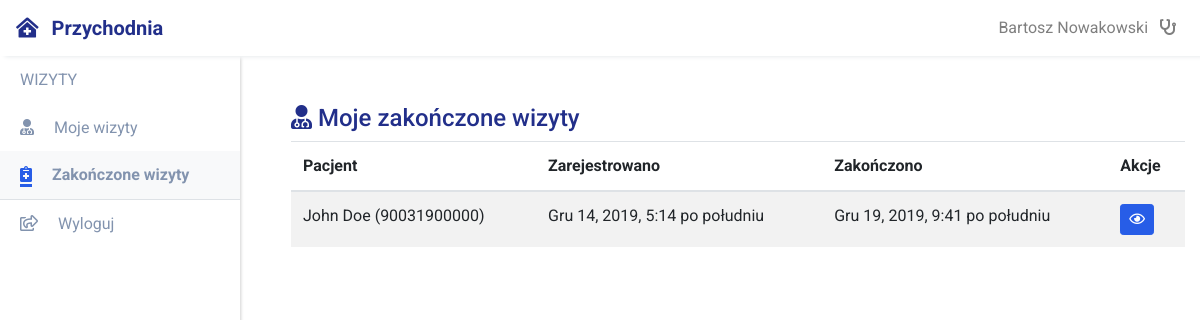
Page /przychodnia/lekarz/moje-zakonczone-wizyty (signed in) on the earlier database version.
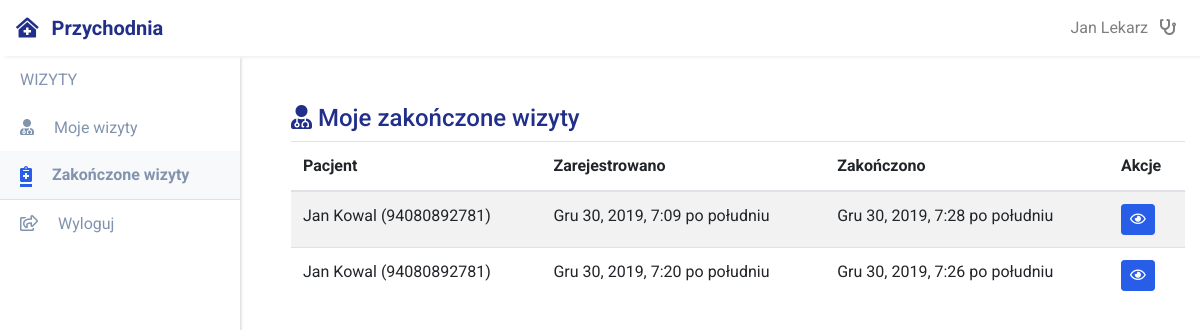
Same page on the later database version.
### przychodnia_app/models.py (models this page shows)
class Lekarz(CommonProfileModel):
    user = models.OneToOneField(User, on_delete=models.PROTECT)
    role = models.CharField(max_length=16, default="LEKARZ", editable=False)
    npwz = models.CharField("NPWZ", max_length=7, unique=True)
    class Meta:
        verbose_name_plural = "Lekarze"

### przychodnia_wizyta/models.py (models this page shows)
class Wizyta(models.Model):
    STATUS = (
        ("REJ", "Zarejestrowana"),
        ("ZAK", "Zakończona"),
        ("ANUL", "Anulowana")
    )
    opis = models.TextField(null=True, blank=True)
    diagnoza = models.TextField(null=True, blank=True)
    status = models.CharField(null=False, choices=STATUS, max_length=4, default="REJ")
    dt_rej = models.DateTimeField(auto_now_add=True)
    dt_zak_anul = models.DateTimeField(null=True, blank=True)
    pacjent = models.ForeignKey(Pacjent, on_delete=models.PROTECT)
    rejestratorka = models.ForeignKey(Rejestratorka, on_delete=models.PROTECT)
    lekarz = models.ForeignKey(Lekarz, on_delete=models.PROTECT)
    wizyty = WizytaManager()
    @property
    def is_old(self): # czy wizyta jest 'stara'
        ret = self.status=='REJ'
        ret = ret and (self.dt_rej <= timezone.now() - timedelta(hours=12))
        return ret
    class Meta:
        ordering = ["dt_rej"]
        verbose_name_plural = "Wizyty"

### przychodnia_pacjent/models.py (models this page shows)
class Pacjent(CommonProfileModel):
    adres = models.ForeignKey(Adres, on_delete=models.PROTECT)
    pesel = models.CharField("PESEL", max_length=11, unique=True)
    def __str__(self):
        return "%s %s (%s)" % (self.imie, self.nazwisko, self.pesel)
    class Meta:
        verbose_name_plural = "Pacjenci"

### przychodnia_app/views/views_lekarz.py (the view)
@method_decorator(login_required(login_url='/login'), name='dispatch')
@method_decorator(uprawniania_lekarz_wymagane, name='dispatch')
class LekarzZakonczoneWizyty(View):
    template_name = "przychodnia_app/lekarz/moje-zakonczone-wizyty.html"
    def get(self, request):
        ja = lekarz_by_request(request)
        zakonczone_wizyty = Wizyta.wizyty.filter_by_lekarz(ja, typ="ZAK")
        return render(request, self.template_name, {
            "zakonczone_wizyty": zakonczone_wizyty
        })

### common/context_processors.py (called while the page is built)
def common_context(request):
    profile = None
    if request.user.is_authenticated:
        if not profile and request.user.role and request.user.role == "REJ":
            profile = Rejestratorka.objects.get(user=request.user)
        if not profile and request.user.role and request.user.role == "LEK":
            profile = Lekarz.objects.get(user=request.user)
    context = {
        "time_now": timezone.now(),
        "pacjenci_count": Pacjent.objects.count(),
        "nowe_wizyty_count": Wizyta.wizyty.get_new().count(),
        "stare_wizyty_count": Wizyta.wizyty.get_old().count(),
        "profile": profile,
    }
    return context

### common/models.py (called while the page is built)
    def __str__(self):
        return "%s %s" % (self.imie, self.nazwisko)

### przychodnia_app/views/views_lekarz.py (called while the page is built)
def lekarz_by_request(request):
    return Lekarz.objects.get(user=request.user)

### przychodnia_wizyta/models.py (called while the page is built)
    def get_old(self):
        return self.filter(
            Q(status='REJ') & Q(dt_rej__lte=timezone.now() - timedelta(hours=12)))

    def get_new(self):
        return self.filter(
            Q(status='REJ') & Q(dt_rej__gte=timezone.now() - timedelta(hours=12)))

    def filter_by_lekarz(self, user, typ):
        return self.filter(
            Q(status=typ) & Q(lekarz=user))

### przychodnia_app/templates/przychodnia_app/lekarz/moje-zakonczone-wizyty.html (shortened to what this page needs)
{% extends 'przychodnia_app/extend/base_przychodnia.html' %}
{% block content %}
<h4><i class="fas fa-user-md"></i>&nbsp;Moje zakończone wizyty</h4>
<table class="table table-striped">
  <thead>
    <tr>
      <th scope="col">Pacjent</th>
      <th scope="col">Zarejestrowano</th>
      <th scope="col">Zakończono</th>
      <th scope="col">Akcje</th>
    </tr>
  </thead>
  <tbody>
    {% for wizyta in zakonczone_wizyty %}
    <tr>
      <td>
        {{wizyta.pacjent}}
      </td>
      <td>{{wizyta.dt_rej}}</td>
      <td>{{wizyta.dt_zak_anul}}</td>
      <td>
        {% include 'przychodnia_app/include/action_buttons_common.html' %}
      </td>
    </tr>
    {% empty %}
    <tr>
      <td colspan="4" class="text-center">
        -Brak-
      </td>
    </tr>
    {% endfor %}
  </tbody>
</table>
{% endblock %}

### common/templates/common/extend/base.html (shortened to what this page needs)
{% load staticfiles %}
<!DOCTYPE html>
<html lang="en" dir="ltr">
  <head>
    <link rel="stylesheet" href="{% static 'css/select2.min.css' %}">
    <link rel="stylesheet" href="{% static 'css/app.css' %}">
    <link rel="stylesheet" href="{% static 'css/shame.css' %}">
  <body>
  <nav class="fixed-top navbar navbar-expand-lg navbar-light" id="header_nav">
    <a class="navbar-brand">
      <span>
        <i class="fas fa-clinic-medical"></i>
        <span class="pl-2">Przychodnia</span>
      </span>
    </a>
    <div class="collapse navbar-collapse show" id="header_nav_collapse">
      <ul class="navbar-nav ml-auto">
        {% if user.role == "REJ" %}
        <li class="nav-item popover-profile-rejestratorka">
        {% elif user.role == "LEK" %}
        <li class="nav-item popover-profile-lekarz">
        {% else %}
        <li class="nav-item popover-profile">
        {% endif %}
          <a class="nav-link" href="#">
            <span class="pr-2">{{profile}}</span>
            {% if user.role == "REJ" %}
              <i class="fas fa-user-nurse" title="Rejestratorka"></i>
            {% elif user.role == "LEK" %}
              <i class="fas fa-stethoscope" title="Lekarz"></i>
            {% endif %}
          </a>
        </li>
      </ul>
    </div>
  </nav>
  <div id="sidebar">
    {% block left_panel %}{% endblock %}
    <div class="main-content pt-5">
      <div class="container">
          {% block child_content %}{% endblock %}
      </div>
    </div>
</body>
</body>
</html>

### przychodnia_app/templates/przychodnia_app/include/action_buttons_common.html (shortened to what this page needs)
<a href="{% url 'przychodnia_app:przychodnia-wizyta-detail' pk=wizyta.pk %}" class="btn btn-sm btn-primary" href="#" role="button" data-toggle="tooltip" data-placement="bottom" title="Pokaż szczegóły">
  <i class="far fa-eye"></i>
</a>

Differences in the rows shown:
changed Lekarz: imie+nazwisko "Bartosz Nowakowski" → "Jan Lekarz"
changed Wizyta: pacjent "John Doe (90031900000)" → "Jan Kowal (94080892781)"; dt_rej "Gru 14, 2019, 5:14 po południu" → "Gru 30, 2019, 7:09 po południu"; dt_zak_anul "Gru 19, 2019, 9:41 po południu" → "Gru 30, 2019, 7:28 po południu"
now on this page (row edited): Wizyta: pacjent "Jan Kowal (94080892781)", dt_rej "Gru 30, 2019, 7:20 po południu", dt_zak_anul "Gru 30, 2019, 7:26 po południu"
